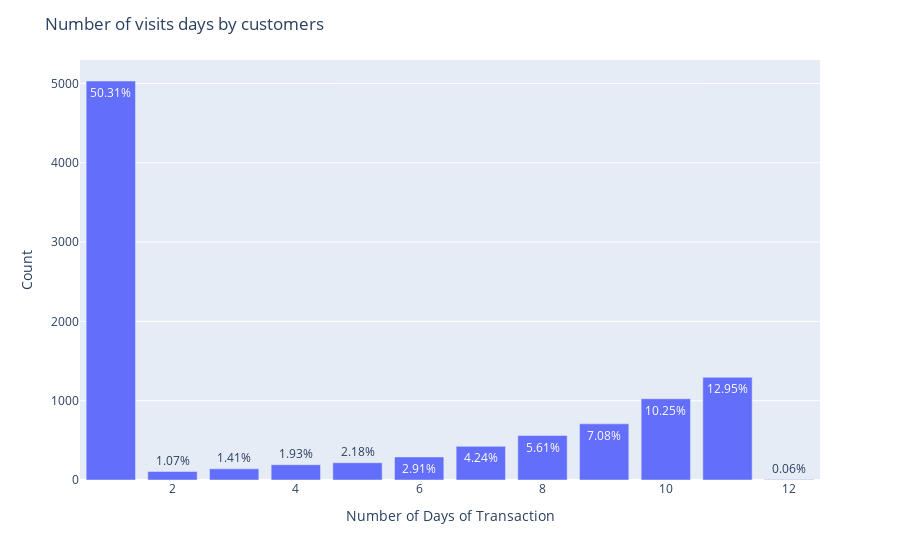

Here is the notebook cell this chart was saved with:
### Markdown cell above
#### Number of days customers used in visiting

### Code cell
visit_day_number = event_visit_type.groupby('number_of_days_transaction')['customer_id'].nunique()

percentages = get_percentages(visit_day_number)
fig = px.bar(x=visit_day_number.index,y=visit_day_number.values,text=percentages.apply(lambda x :str(x) + '%'))

fig.update_layout(title='Number of visits days by customers',xaxis_title='Number of Days of Transaction',yaxis_title='Count')
fig.show()

### Figure 1 — Plotly figure (JSON) as saved in the notebook; plotly's stock layout.template omitted (floating-point values rounded to 4 significant figures)
{"data": [{"alignmentgroup": "True", "hovertemplate": "x=%{x}<br>y=%{y}<br>text=%{text}<extra></extra>", "legendgroup": "", "marker": {"color": "#636efa", "pattern": {"shape": ""}}, "name": "", "offsetgroup": "", "orientation": "v", "showlegend": false, "text": ["50.31%", "1.07%", "1.41%", "1.93%", "2.18%", "2.91%", "4.24%", "5.61%", "7.08%", "10.25%", "12.95%", "0.06%"], "textposition": "auto", "type": "bar", "x": [1, 2, 3, 4, 5, 6, 7, 8, 9, 10, 11, 12], "xaxis": "x", "y": [5031, 107, 141, 193, 218, 291, 424, 561, 708, 1025, 1295, 6], "yaxis": "y"}], "layout": {"barmode": "relative", "legend": {"tracegroupgap": 0}, "margin": {"t": 60}, "title": {"text": "Number of visits days by customers"}, "xaxis": {"anchor": "y", "domain": [0, 1], "title": {"text": "Number of Days of Transaction"}}, "yaxis": {"anchor": "x", "domain": [0, 1], "title": {"text": "Count"}}}}
